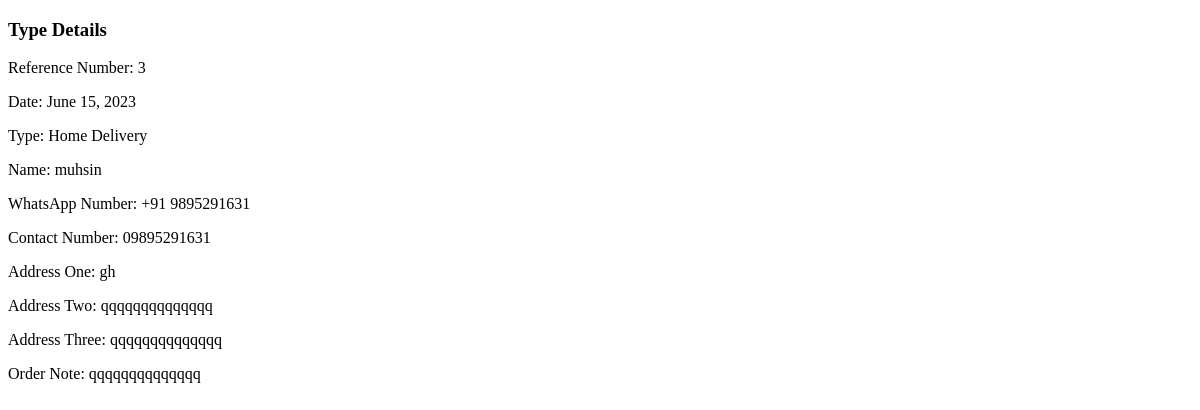
/type/8/, run on an earlier commit of the app's database.
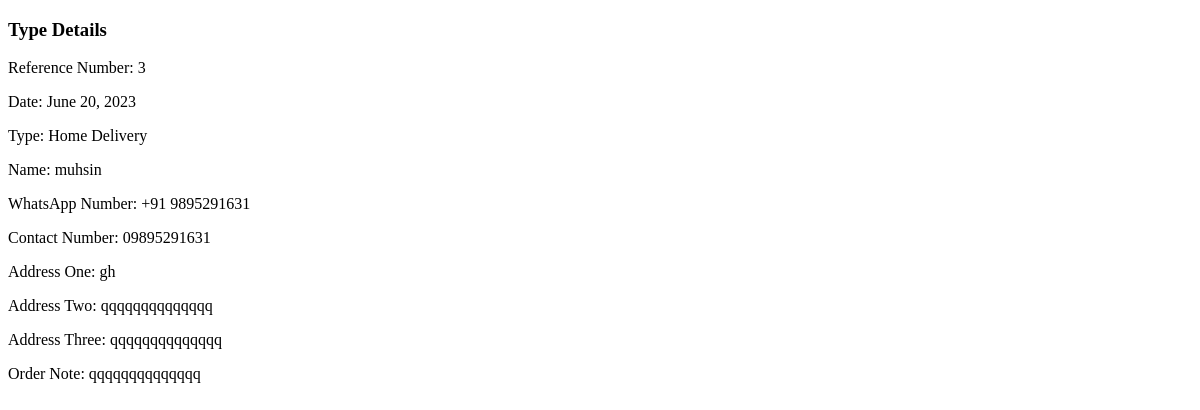
And on a later commit of the database.
### adminapp/models.py (models this page shows, shortened)
class Order(models.Model):
    TYPE = (
        ('Home Delivery', 'Home Delivery'),
        ('Take Away', 'Take Away'),
    )
    PAYMENT_MODE = (
        ('Cash on Delivery', 'Cash on Delivery'),
        ('Card on Delivery', 'Card on Delivery'),
    )
    cart = models.ManyToManyField(Cart)
    reference_number = models.CharField(max_length=100, unique=True)
    order_type = models.CharField(max_length=100, choices=TYPE)
    name = models.CharField(max_length=200)
    whatsapp_number = models.CharField(max_length=20)
    contact_number = models.CharField(max_length=20)
    address_one = models.CharField(max_length=500)
    address_two = models.CharField(max_length=500)
    address_three = models.CharField(max_length=500)
    order_note = models.CharField(max_length=500)
    payment_mode = models.CharField(max_length=100, choices=PAYMENT_MODE)
    date = models.DateField()
    time = models.TimeField()
    canceled = models.BooleanField(default=False)

### adminapp/views.py (the view)
# urls.py: path('type/<int:order_id>/', views.type_details, name='type_details'),
def type_details(request, order_id):
    order = get_object_or_404(Order, id=order_id)
    context = {'order': order}
    return render(request, 'type_details.html', context)

### adminapp/templates/type_details.html (shortened to what this page needs)
<!DOCTYPE html>
<html lang="en">
<head>
</head>
<body>
    <h3>Type Details</h3>
    <p>Reference Number: {{ order.reference_number }}</p>
    <p>Date: {{ order.date }}</p>
    {% if order.order_type == 'Home Delivery' %}
        <p>Type: Home Delivery</p>
        <p>Name: {{ order.name }}</p>
        <p>WhatsApp Number: {{ order.whatsapp_number }}</p>
        <p>Contact Number: {{ order.contact_number }}</p>
        <p>Address One: {{ order.address_one }}</p>
        <p>Address Two: {{ order.address_two }}</p>
        <p>Address Three: {{ order.address_three }}</p>
        <p>Order Note: {{ order.order_note }}</p>
    {% endif %}
</body>
</html>

What changed in the data, as far as the page shows it:
changed Order "muhsin": date "June 15, 2023" → "June 20, 2023"
